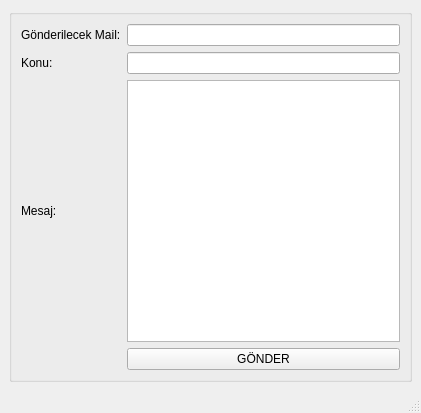
<?xml version="1.0" encoding="UTF-8"?>
<ui version="4.0">
 <class>MainWindow</class>
 <widget class="QMainWindow" name="MainWindow">
  <property name="geometry">
   <rect>
    <x>0</x>
    <y>0</y>
    <width>421</width>
    <height>413</height>
   </rect>
  </property>
  <property name="windowTitle">
   <string>MainWindow</string>
  </property>
  <widget class="QWidget" name="centralwidget">
   <layout class="QGridLayout" name="gridLayout">
    <item row="0" column="0">
     <widget class="QGroupBox" name="groupBox">
      <property name="title">
       <string/>
      </property>
      <layout class="QGridLayout" name="gridLayout_2">
       <item row="5" column="3">
        <widget class="QTextEdit" name="textEdit"/>
       </item>
       <item row="6" column="3">
        <widget class="QPushButton" name="pushButton">
         <property name="text">
          <string>GÖNDER</string>
         </property>
        </widget>
       </item>
       <item row="1" column="3">
        <widget class="QLineEdit" name="lineEdit"/>
       </item>
       <item row="3" column="3">
        <widget class="QLineEdit" name="lineEdit_2"/>
       </item>
       <item row="3" column="1">
        <widget class="QLabel" name="label_2">
         <property name="text">
          <string>Konu:</string>
         </property>
        </widget>
       </item>
       <item row="1" column="1">
        <widget class="QLabel" name="label">
         <property name="text">
          <string>Gönderilecek Mail:</string>
         </property>
        </widget>
       </item>
       <item row="5" column="1">
        <widget class="QLabel" name="label_3">
         <property name="text">
          <string>Mesaj:</string>
         </property>
        </widget>
       </item>
      </layout>
     </widget>
    </item>
   </layout>
  </widget>
  <widget class="QMenuBar" name="menubar">
   <property name="geometry">
    <rect>
     <x>0</x>
     <y>0</y>
     <width>421</width>
     <height>20</height>
    </rect>
   </property>
  </widget>
  <widget class="QStatusBar" name="statusbar"/>
 </widget>
 <resources/>
 <connections/>
</ui>
